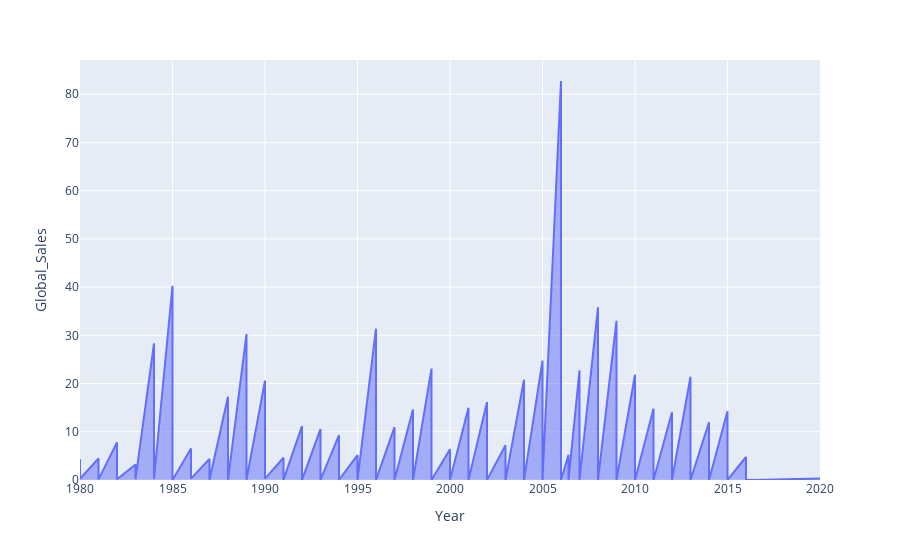

Notebook source saved alongside this figure:
### Code cell
import plotly.express as px
fig=px.area(video_game_df,x='Year',y='Global_Sales')

fig.show()

### Figure 1 — Plotly figure (JSON) as saved in the notebook; plotly's stock layout.template omitted (floating-point values rounded to 4 significant figures; data arrays with more than 128 entries replaced by an {"elided": "..."} marker saying what was removed)
{"data": [{"fillpattern": {"shape": ""}, "hovertemplate": "Year=%{x}<br>Global_Sales=%{y}<extra></extra>", "legendgroup": "", "line": {"color": "#636efa"}, "marker": {"symbol": "circle"}, "mode": "lines", "name": "", "orientation": "v", "showlegend": false, "stackgroup": "1", "type": "scatter", "x": {"elided": "16540 float values"}, "xaxis": "x", "y": {"elided": "16540 float values"}, "yaxis": "y"}], "layout": {"legend": {"tracegroupgap": 0}, "margin": {"t": 60}, "xaxis": {"anchor": "y", "domain": [0, 1], "title": {"text": "Year"}}, "yaxis": {"anchor": "x", "domain": [0, 1], "title": {"text": "Global_Sales"}}}}
